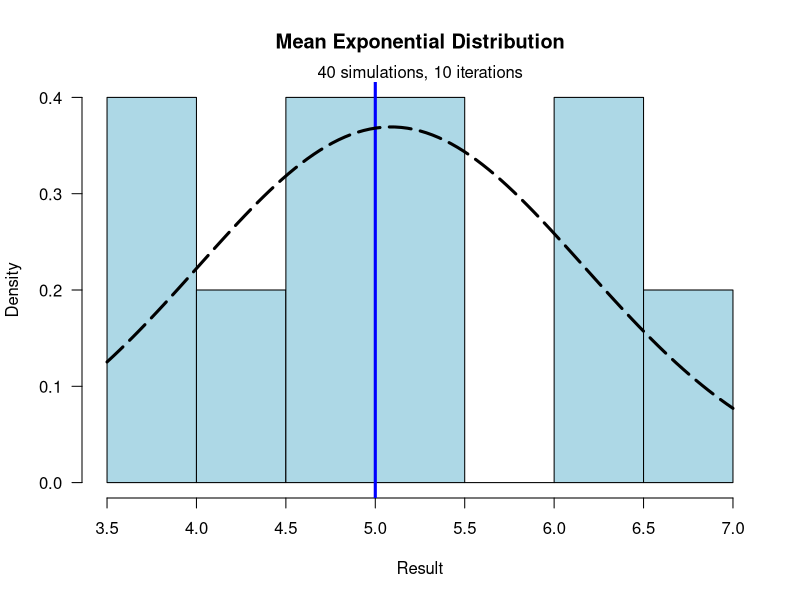
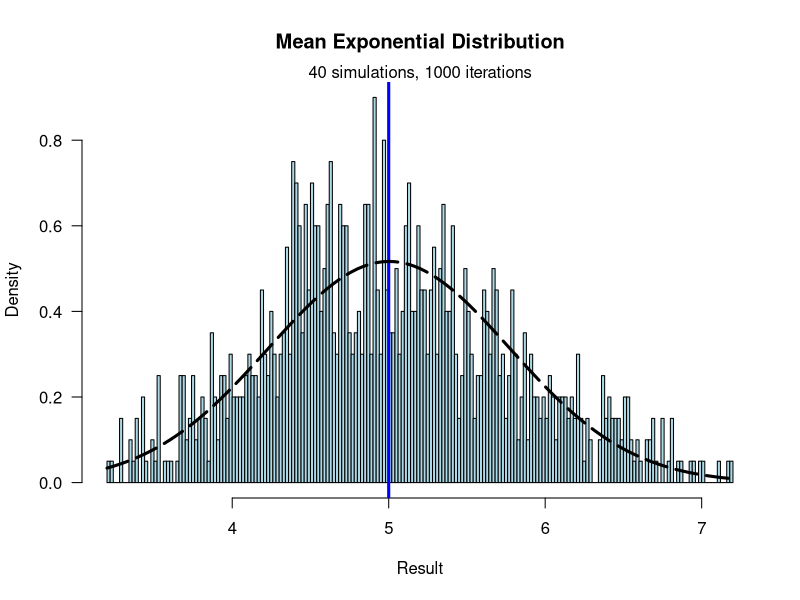

These charts were generated, in order, by the following R code:
## ---- chunk 1
# Use ggplot2 library for exploratory graphs
library(ggplot2)
## ---- chunk 2
# Summary of ToothGrowth data
summary(ToothGrowth)
## ---- chunk 3
# Unique values of dose
unique(ToothGrowth$dose)
## ---- chunk 4
# Create empty variables for means
means_10 = NULL
means_1000 = NULL

# Create empty variables for distributions
expdist_10 = NULL
expdist_1000 = NULL

# Create 40 simulations with lambda of 0.2
expdist_1 = rexp(40,0.2)

# Create 10 iterations of 40 simulations
for (i in 1 : 10) expdist_10   = c(expdist_10  , rexp(40, 0.2))

# Create 1000 iterations of 40 simulations
for (i in 1 : 1000) expdist_1000 = c(expdist_1000, rexp(40, 0.2))

# Separate each of the iterations of 40 simulations
# into separate samples and then calculate the mean
# of those sample populations

# 1 iteration
means_1 <- mean(expdist_1)

# 10 iterations
means_10   <- unlist(lapply(split(expdist_10, 
              ceiling(seq_along(expdist_10)/40)),mean))

# 1000 iterations
means_1000 <- unlist(lapply(split(expdist_1000, 
              ceiling(seq_along(expdist_1000)/40)),mean))
## ---- chunk 5
0.2^-2
## ---- chunk 6
var(expdist_1)
var(expdist_10)
var(expdist_1000)
## ---- chunk 7
# Calculate theoretical mean
theoretical_mean <- 1.0/0.2

# Two graphs in two rows, one column
# par(mfrow = c(2,1))

# Exponential Distribution of 10 iterations
hist(means_10, main="Mean Exponential Distribution", 
     xlab="Result", 
     col="lightblue", 
     las=1, 
     breaks=10,      
     prob = TRUE)
mtext("40 simulations, 10 iterations",3)
abline(v=theoretical_mean, col="blue", lwd=3)
curve(dnorm(x, mean=mean(means_10), sd=sd(means_10)), add=TRUE, lwd=3, lty=5)

# Exponential Distribution of 1000 iterations
hist(means_1000, main="Mean Exponential Distribution", 
     xlab="Result", 
     col="lightblue", 
     las=1, 
     breaks=200, 
     prob = TRUE)
mtext("40 simulations, 1000 iterations",3)
abline(v=theoretical_mean, col="blue", lwd=3)
curve(dnorm(x, mean=mean(means_1000), sd=sd(means_1000)), add=TRUE, lwd=3, lty=5)
